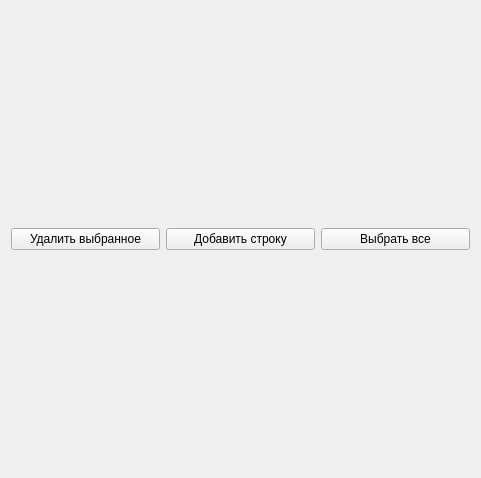
<?xml version="1.0" encoding="UTF-8"?>
<ui version="4.0">
 <class>ModbusWidgetChannelsTable</class>
 <widget class="QWidget" name="ModbusWidgetChannelsTable">
  <property name="geometry">
   <rect>
    <x>0</x>
    <y>0</y>
    <width>481</width>
    <height>478</height>
   </rect>
  </property>
  <property name="sizePolicy">
   <sizepolicy hsizetype="Expanding" vsizetype="Expanding">
    <horstretch>0</horstretch>
    <verstretch>0</verstretch>
   </sizepolicy>
  </property>
  <property name="windowTitle">
   <string>Настройка количества каналов</string>
  </property>
  <property name="windowIcon">
   <iconset>
    <normaloff>../../images/16/document.png</normaloff>../../images/16/document.png</iconset>
  </property>
  <layout class="QVBoxLayout" name="verticalLayout_2">
   <item>
    <layout class="QVBoxLayout" name="vLayout">
     <item>
      <layout class="QHBoxLayout" name="horizontalLayout">
       <item>
        <widget class="QPushButton" name="butEraseChecked">
         <property name="sizePolicy">
          <sizepolicy hsizetype="Minimum" vsizetype="Fixed">
           <horstretch>0</horstretch>
           <verstretch>0</verstretch>
          </sizepolicy>
         </property>
         <property name="text">
          <string>Удалить выбранное</string>
         </property>
        </widget>
       </item>
       <item>
        <widget class="QPushButton" name="butAddRow">
         <property name="text">
          <string>Добавить строку</string>
         </property>
        </widget>
       </item>
       <item>
        <widget class="QPushButton" name="butCheckAll">
         <property name="text">
          <string>Выбрать все</string>
         </property>
        </widget>
       </item>
      </layout>
     </item>
    </layout>
   </item>
  </layout>
 </widget>
 <layoutdefault spacing="6" margin="11"/>
 <resources/>
 <connections/>
</ui>
